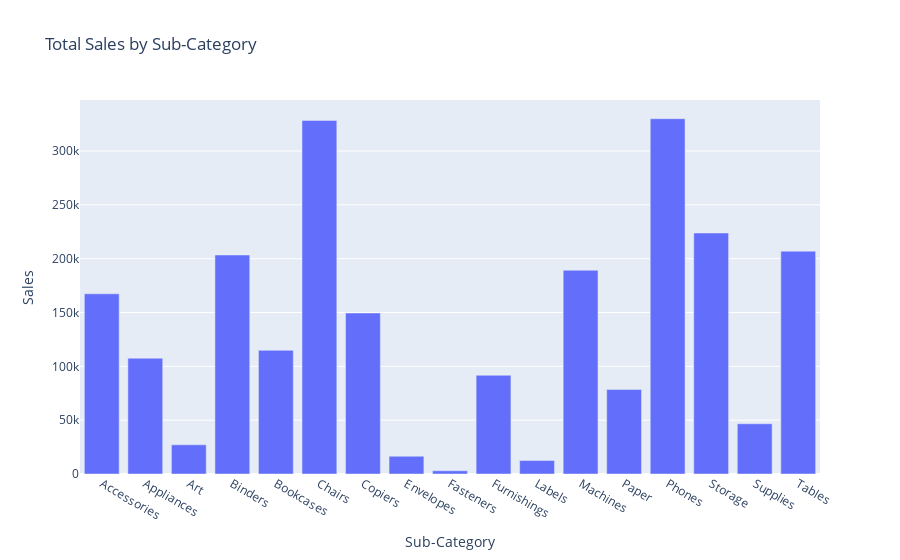

This figure's notebook cell:
### Markdown cell above
# Sales Analysis by Sub-Category

### Code cell
# Sales Analysis by Sub-Category
sales_by_subcategory = df.groupby('Sub-Category')['Sales'].sum().reset_index()
fig = px.bar(sales_by_subcategory, x='Sub-Category', y='Sales', title='Total Sales by Sub-Category')
fig.show()

### Figure 1 — Plotly figure (JSON) as saved in the notebook; plotly's stock layout.template omitted (floating-point values rounded to 4 significant figures)
{"data": [{"hovertemplate": "Sub-Category=%{x}<br>Sales=%{y}<extra></extra>", "legendgroup": "", "marker": {"color": "#636efa", "pattern": {"shape": ""}}, "name": "", "orientation": "v", "showlegend": false, "textposition": "auto", "type": "bar", "x": ["Accessories", "Appliances", "Art", "Binders", "Bookcases", "Chairs", "Copiers", "Envelopes", "Fasteners", "Furnishings", "Labels", "Machines", "Paper", "Phones", "Storage", "Supplies", "Tables"], "xaxis": "x", "y": [167400.0, 107500.0, 27120.0, 203400.0, 114900.0, 328400.0, 149500.0, 16480.0, 3024.0, 91710.0, 12490.0, 189200.0, 78480.0, 330000.0, 223800.0, 46670.0, 207000.0], "yaxis": "y"}], "layout": {"barmode": "relative", "legend": {"tracegroupgap": 0}, "title": {"text": "Total Sales by Sub-Category"}, "xaxis": {"anchor": "y", "domain": [0, 1], "title": {"text": "Sub-Category"}}, "yaxis": {"anchor": "x", "domain": [0, 1], "title": {"text": "Sales"}}}}
